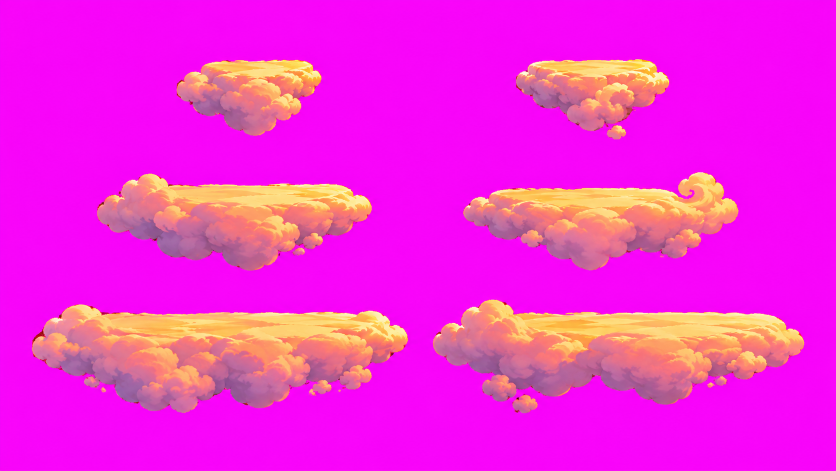
#> input picture tools/world/clouds/sheet.png, 1672 x 941 px (shown at 1/2 size)
$ python -i build_parts.py   (imports and definitions only)
#> lines starting #> are read from the running program, lines starting #| are printed output that depends on the picture
# Cut one rig parts sheet (magenta background) into rig parts, put each in its rest orientation at its own scale, and
# write into the work dir: parts_<look>/<name>.png (RGBA at B = 512 px; far limbs also as <name>_far.png, darkened)
# and parts_<look>.json (pivots in px, size, rotation). The config gives, per part: a seed pixel (or `from`), its joint
# pivots on the sheet, the sheet scale (B per sheet px), and optional clears, recolours, rotation and far shade.
# Usage: build_parts.py <sheet.png> <look> <config.json> [work dir = the config's folder]
import json, math, os, sys
import cv2
import numpy as np
from PIL import Image, ImageDraw
from scipy import ndimage

sheet_path, look, cfg_path = sys.argv[1:4]
OUT = sys.argv[4] if len(sys.argv) > 4 else os.path.dirname(os.path.abspath(cfg_path))
# [1 line not run here, left out]
BPX = 512  # atlas resolution: px per B

SHEETS = {}


def quad(p, n=400):
    (ax, ay), (cx, cy), (bx, by) = p; t = np.linspace(0, 1, n)
    return np.stack([(1 - t) ** 2 * ax + 2 * (1 - t) * t * cx + t ** 2 * bx, (1 - t) ** 2 * ay + 2 * (1 - t) * t * cy + t ** 2 * by], 1)


# [60 lines left out: function panel_out, not called in this run]


def load_sheet(path, fix=None):
    """A parts sheet keyed off its magenta background: (RGBA image, component labels). A part may name its own sheet
    (`sheet`, relative to the config's folder), for pieces redrawn later on a separate sheet, and a `panel_out` fix
    applied to the sheet before it is keyed."""
#> called with path = '../../world/clouds/sheet.png'
    key = path + ('#' + json.dumps(fix, sort_keys=True) if fix else '')
    if key not in SHEETS:
        src = np.array(Image.open(path).convert('RGB')).astype(np.float32)
        if fix: src = panel_out(src, fix)
        r, g, b = src[..., 0], src[..., 1], src[..., 2]
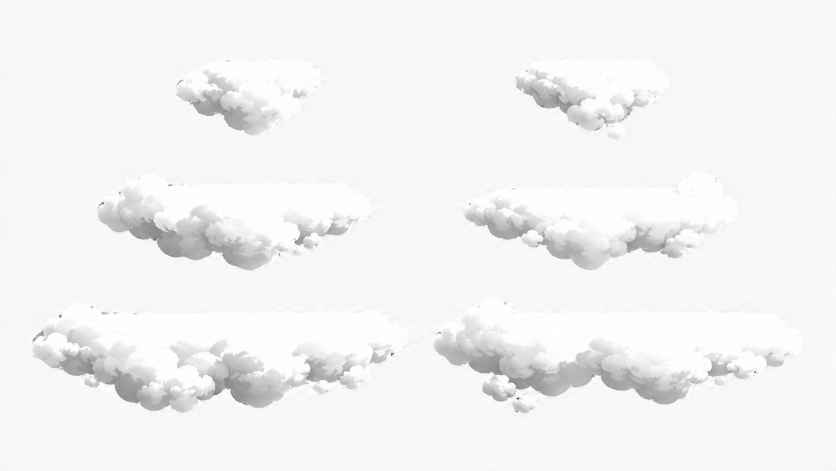
#> r: shape (941, 1672) float32 (shown at 1/2 size); min 60, max 255, mean 243
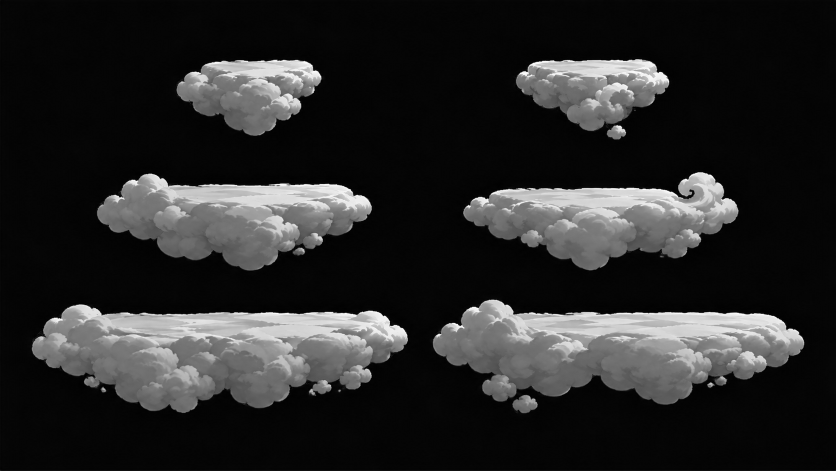
#> g: shape (941, 1672) float32 (shown at 1/2 size); min 0, max 255, mean 40.4
        m = np.minimum(r, b) - g
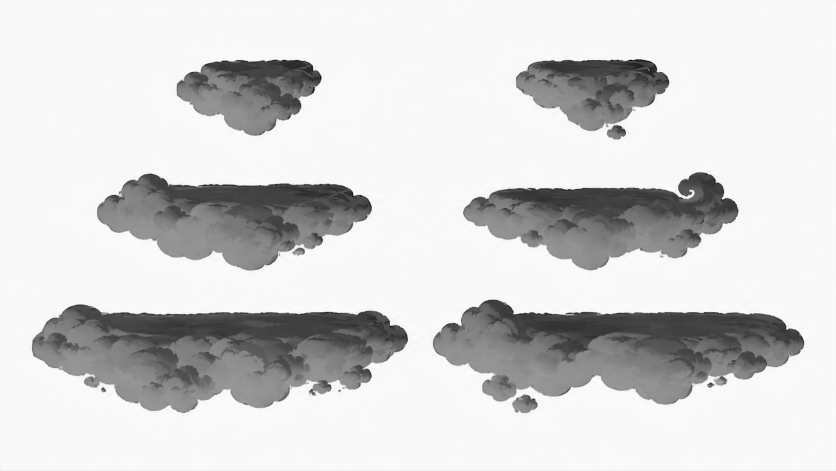
#> m: shape (941, 1672) float32 (shown at 1/2 size); min -213, max 254, mean 175.8; drawn with min black and max white
        alpha = np.clip(1.0 - (m - 70.0) / 80.0, 0.0, 1.0)
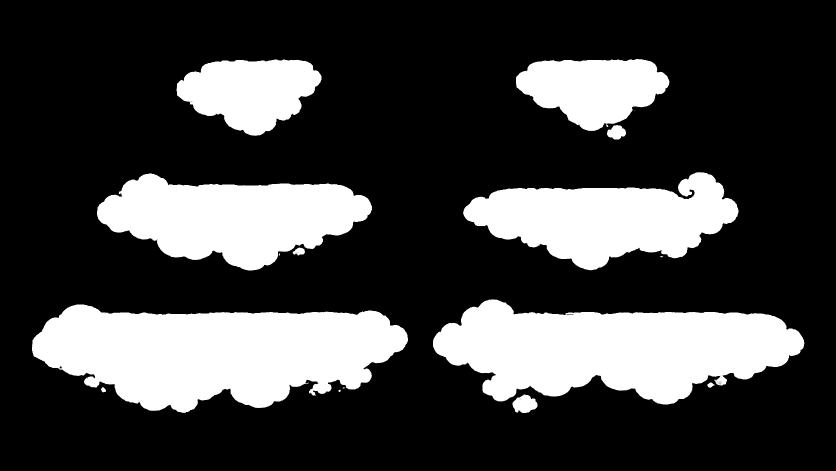
#> alpha: shape (941, 1672) float32 (shown at 1/2 size); min 0, max 1, mean 0.258
        a3 = alpha[..., None]
        fgc = np.clip(np.where(a3 > 0.02, (src - (1 - a3) * np.array([255.0, 0, 255.0])) / np.maximum(a3, 0.02), 0), 0, 255)
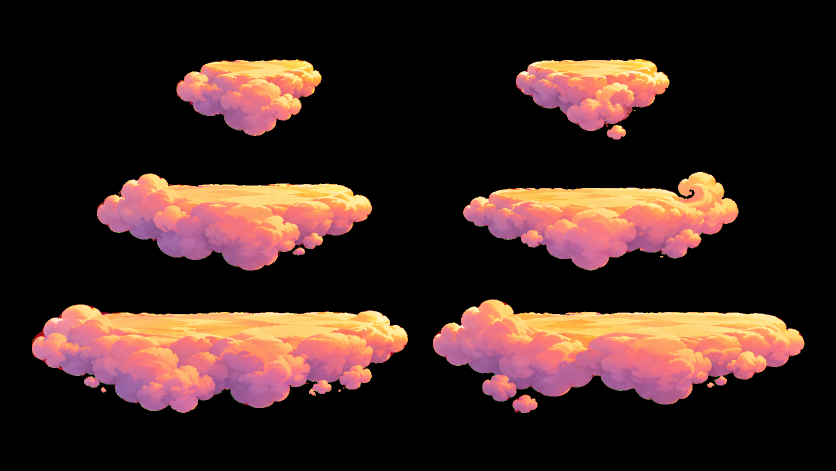
#> fgc: shape (941, 1672, 3) float64 (shown at 1/2 size); mean of channels 0, 1, 2 59.6, 37.5, 32.8; drawn as R, G, B
        lab_, _ = ndimage.label(ndimage.binary_closing(alpha > 0.5, iterations=2))
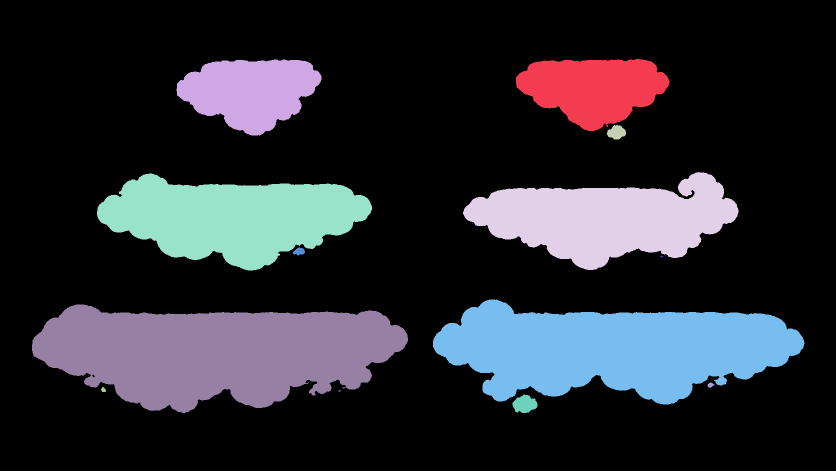
#> lab_: shape (941, 1672) int32 (shown at 1/2 size); 16 distinct labels, from 0 to 15; one colour per label, 0 black
        SHEETS[key] = (np.dstack([fgc, alpha * 255]).astype(np.uint8), lab_)
    return SHEETS[key]


rgba, lab = load_sheet(sheet_path)
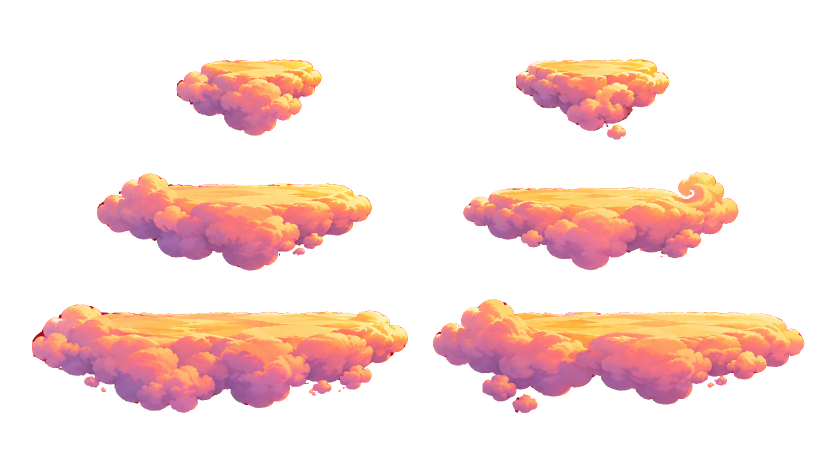
#> rgba: shape (941, 1672, 4) (shown at 1/2 size); mean of channels 0, 1, 2, 3 59.6, 37.5, 32.8, 65.8; transparent parts drawn white


# [5 lines left out: function component_at, not called in this run]


parts = {}
whole = {}  # each part before trims: caps are cut from these
# [190 lines not run here, left out]

>>> result = load_sheet('../../world/clouds/sheet.png')
